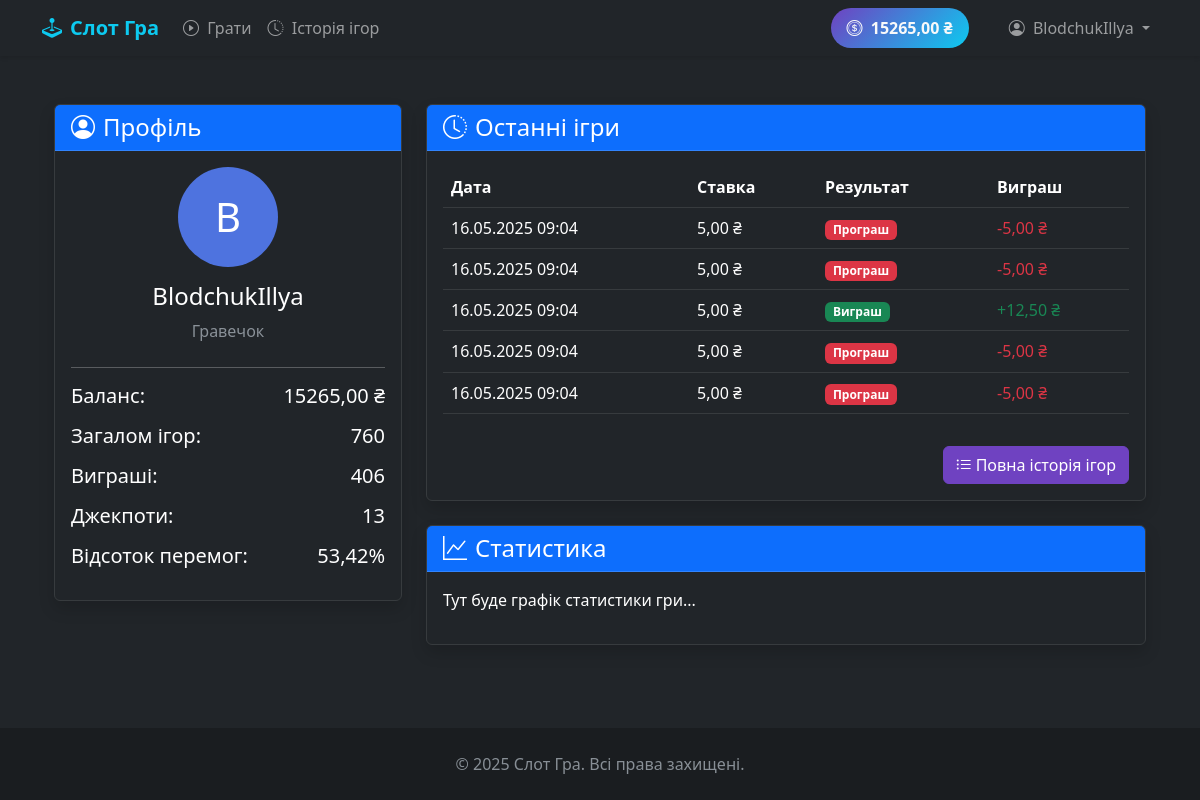
/profile/ (signed in), run on the app's committed database.
### game/models.py (models this page shows, shortened)
class Player(models.Model):
    user = models.OneToOneField(User, on_delete=models.CASCADE, related_name='player')
    balance = models.DecimalField(
        max_digits=10,
        decimal_places=2,
        default=1000.00,
        validators=[MinValueValidator(0)]
    )
    wins = models.IntegerField(default=0)
    losses = models.IntegerField(default=0)
    created_at = models.DateTimeField(auto_now_add=True)
    updated_at = models.DateTimeField(auto_now=True)
    last_activity = models.DateTimeField(auto_now=True)
    class Meta:
        ordering = ['-created_at']
        verbose_name = 'Гравець'
        verbose_name_plural = 'Гравці'

class GameSession(models.Model):
    class GameResult(models.TextChoices):
        WIN = 'WIN', 'Перемога'
        LOSS = 'LOSS', 'Поразка'
        JACKPOT = 'JACKPOT', 'Джекпот'
    class Meta:
        verbose_name = 'Ігрова сесія'
        verbose_name_plural = 'Ігрові сесії'
        ordering = ['-created_at']
        indexes = [
            models.Index(fields=['player', 'created_at']),
            models.Index(fields=['created_at']),
            models.Index(fields=['result']),
        ]
    id = models.UUIDField(primary_key=True, default=uuid.uuid4, editable=False)
    player = models.ForeignKey(Player, on_delete=models.CASCADE, related_name='game_sessions')
    bet_amount = models.DecimalField(max_digits=10, decimal_places=2, validators=[MinValueValidator(0.01)])
    result = models.CharField(max_length=10, choices=GameResult.choices)
    win_amount = models.DecimalField(max_digits=10, decimal_places=2, default=0)
    numbers = models.JSONField()  # Store the game result numbers
    created_at = models.DateTimeField(auto_now_add=True)
    class Meta:
        ordering = ['-created_at']
        indexes = [
            models.Index(fields=['player', 'created_at']),
            models.Index(fields=['created_at']),
        ]

### game/views.py (the view)
# urls.py: path('profile/', views.profile, name='profile'),  # User profile page
@login_required
def profile(request):
    player = get_object_or_404(Player, user=request.user)
    total_games = GameSession.objects.filter(player=player).count()
    total_wins = GameSession.objects.filter(player=player, result='WIN').count()
    total_jackpots = GameSession.objects.filter(player=player, result='JACKPOT').count()
    win_rate = (total_wins / total_games * 100) if total_games > 0 else 0
    recent_games = GameSession.objects.filter(player=player).order_by('-created_at')[:5]
    context = {
        'player': player,
        'total_games': total_games,
        'total_wins': total_wins,
        'total_jackpots': total_jackpots,
        'win_rate': round(win_rate, 2),
        'recent_games': recent_games,
    }
    return render(request, 'profile.html', context)

### game/templates/profile.html (shortened to what this page needs)
{% extends 'base.html' %}
{% block content %}
<div class="container mt-4">
    <div class="row">
        <div class="col-md-4">
            <div class="card bg-dark text-white mb-4">
                <div class="card-header bg-primary">
                    <h4 class="mb-0">
                        <i class="bi bi-person-circle me-2"></i>Профіль
                    </h4>
                </div>
                <div class="card-body">
                    <div class="text-center mb-4">
                        <div class="avatar-circle" style="width: 100px; height: 100px; background-color: #4e73df; border-radius: 50%; display: flex; align-items: center; justify-content: center; margin: 0 auto 15px;">
                            <span style="color: white; font-size: 40px;">{{ player.user.username|first|upper }}</span>
                        </div>
                        <h4>{{ player.user.username }}</h4>
                        <p class="text-muted">Гравечок</p>
                    </div>
                    <hr>
                    <div class="mb-3">
                        <h5>Баланс: <span class="float-end">{{ player.balance|floatformat:2 }} ₴</span></h5>
                    </div>
                    <div class="mb-3">
                        <h5>Загалом ігор: <span class="float-end">{{ total_games }}</span></h5>
                    </div>
                    <div class="mb-3">
                        <h5>Виграші: <span class="float-end">{{ total_wins }}</span></h5>
                    </div>
                    <div class="mb-3">
                        <h5>Джекпоти: <span class="float-end">{{ total_jackpots }}</span></h5>
                    </div>
                    <div class="mb-3">
                        <h5>Відсоток перемог: <span class="float-end">{{ win_rate }}%</span></h5>
                    </div>
                </div>
            </div>
        </div>
        <div class="col-md-8">
            <div class="card bg-dark text-white mb-4">
                <div class="card-header bg-primary">
                    <h4 class="mb-0">
                        <i class="bi bi-clock-history me-2"></i>Останні ігри
                    </h4>
                </div>
                <div class="card-body">
                    {% if recent_games %}
                        <div class="table-responsive">
                            <table class="table table-dark table-hover">
                                <thead>
                                    <tr>
                                        <th>Дата</th>
                                        <th>Ставка</th>
                                        <th>Результат</th>
                                        <th>Виграш</th>
                                    </tr>
                                </thead>
                                <tbody>
                                    {% for game in recent_games %}
                                        <tr>
                                            <td>{{ game.created_at|date:"d.m.Y H:i" }}</td>
                                            <td>{{ game.bet_amount|floatformat:2 }} ₴</td>
                                            <td>
                                                {% if game.result == 'WIN' %}
                                                    <span class="badge bg-success">Виграш</span>
                                                {% elif game.result == 'LOSS' %}
                                                    <span class="badge bg-danger">Програш</span>
                                                {% elif game.result == 'JACKPOT' %}
                                                    <span class="badge bg-warning">Джекпот!</span>
                                                {% endif %}
                                            </td>
                                            <td class="{% if game.win_amount > 0 %}text-success{% else %}text-danger{% endif %}">
                                                {% if game.win_amount > 0 %}+{% endif %}{{ game.win_amount|floatformat:2 }} ₴
                                            </td>
                                        </tr>
                                    {% endfor %}
                                </tbody>
                            </table>
                        </div>
                        <div class="text-end mt-3">
                            <a href="{% url 'game_history' %}" class="btn btn-primary">
                                <i class="bi bi-list-ul me-1"></i>Повна історія ігор
                            </a>
                        </div>
                    {% else %}
                        <div class="alert alert-info mb-0">
                            <i class="bi bi-info-circle me-2"></i>Ви ще не зіграли жодної гри.
                        </div>
                    {% endif %}
                </div>
            </div>
            <div class="card bg-dark text-white">
                <div class="card-header bg-primary">
                    <h4 class="mb-0">
                        <i class="bi bi-graph-up me-2"></i>Статистика
                    </h4>
                </div>
                <div class="card-body">
                    <p>Тут буде графік статистики гри...</p>
                </div>
            </div>
        </div>
    </div>
</div>
{% endblock %}

### game/templates/base.html (shortened to what this page needs)
<!DOCTYPE html>
{% load static %}
<html lang="uk" data-bs-theme="dark">
<head>
    <link href="https://cdn.jsdelivr.net/npm/bootstrap@5.3.0/dist/css/bootstrap.min.css" rel="stylesheet">
    <link rel="stylesheet" href="https://cdn.jsdelivr.net/npm/bootstrap-icons@1.11.0/font/bootstrap-icons.css">
</head>
<body>
    <nav class="navbar navbar-expand-lg navbar-dark bg-dark">
        <div class="container">
            <a class="navbar-brand d-flex align-items-center" href="{% url 'slot_game' %}">
                <i class="bi bi-joystick me-2"></i>
                Слот Гра
            </a>
            <div class="collapse navbar-collapse" id="navbarNav">
                <ul class="navbar-nav me-auto">
                    <li class="nav-item">
                        <a class="nav-link" href="{% url 'slot_game' %}">
                            <i class="bi bi-play-circle me-1"></i> Грати
                        </a>
                    </li>
                    {% if user.is_authenticated %}
                    <li class="nav-item">
                        <a class="nav-link" href="{% url 'game_history' %}">
                            <i class="bi bi-clock-history me-1"></i> Історія ігор
                        </a>
                    </li>
                    {% endif %}
                </ul>
                <ul class="navbar-nav ms-auto">
                    {% if user.is_authenticated %}
                        <li class="nav-item d-flex align-items-center me-3">
                            <span class="balance-display">
                                <i class="bi bi-coin me-1"></i> {{ user.player.balance|default:0 }} ₴
                            </span>
                        </li>
                        <li class="nav-item dropdown">
                            <a class="nav-link dropdown-toggle" href="#" id="navbarDropdown" role="button" data-bs-toggle="dropdown" aria-expanded="false">
                                <i class="bi bi-person-circle me-1"></i> {{ user.username }}
                            </a>
                        </li>
                    {% endif %}
                </ul>
            </div>
        </div>
    </nav>
    <main class="flex-grow-1 py-4">
        <div class="container">
            {% block content %}
            {% endblock %}
        </div>
    </main>
    <footer class="footer py-4 mt-auto">
        <div class="container text-center">
            <span class="text-muted">© {% now "Y" %} Слот Гра. Всі права захищені.</span>
        </div>
    </footer>
</body>
</html>

### game/templates/base.html (style rules this page uses)
:root { --primary-color: #6f42c1; --secondary-color: #0dcaf0; }
body { min-height: 100vh; display: flex; flex-direction: column; background-color: #212529; color: #f8f9fa; }
.navbar { box-shadow: 0 2px 4px rgba(0,0,0,0.1); }
.navbar-brand { font-weight: 700; color: var(--secondary-color) !important; }
.nav-link { font-weight: 500; }
.btn-primary { background-color: var(--primary-color); border-color: var(--primary-color); }
.footer { margin-top: auto; background-color: #1a1d20; }
.card { background-color: #2c3034; border: 1px solid #373b3e; box-shadow: 0 0.5rem 1rem rgba(0, 0, 0, 0.15); }
.balance-display { background: linear-gradient(135deg, #6f42c1, #0dcaf0); padding: 0.5rem 1rem; border-radius: 20px; font-weight: 600; margin-right: 1rem; }

### data on the page
Player: user.username|first "B", user.username "BlodchukIllya", balance "15265,00"
GameSession: created_at "16.05.2025 09:04", bet_amount "5,00", result "Програш", win_amount "-5,00"
GameSession: created_at "16.05.2025 09:04", bet_amount "5,00", result "Програш", win_amount "-5,00"
GameSession: created_at "16.05.2025 09:04", bet_amount "5,00", result "Виграш", win_amount "12,50"
GameSession: created_at "16.05.2025 09:04", bet_amount "5,00", result "Програш", win_amount "-5,00"
GameSession: created_at "16.05.2025 09:04", bet_amount "5,00", result "Програш", win_amount "-5,00"

### other printed values
{{ user.player.balance|default:0 }} "15265,00"
{{ user.username }} "BlodchukIllya"
{{ total_games }} "760"
{{ total_wins }} "406"
{{ total_jackpots }} "13"
{{ win_rate }} "53,42"
